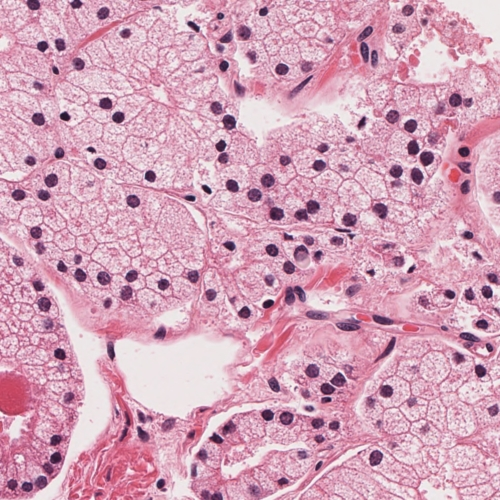
%> input picture Digital-Image-Processing-MATLAB/ts10.jpg, 500 x 500 px
$ octave SaltPepperNoise.m   (GNU Octave 9; MATLAB toolbox functions it lacks are replaced by stand-ins)
%> lines starting %> are read from the running program, lines starting %| are printed output that depends on the picture
%% Read image Grayscale image + Histogram
img = imread('ts10.jpg');
%> img is the input picture: size 500x500x3 uint8; mean R, G, B 212, 162.6, 185.2
gray = rgb2gray(img);
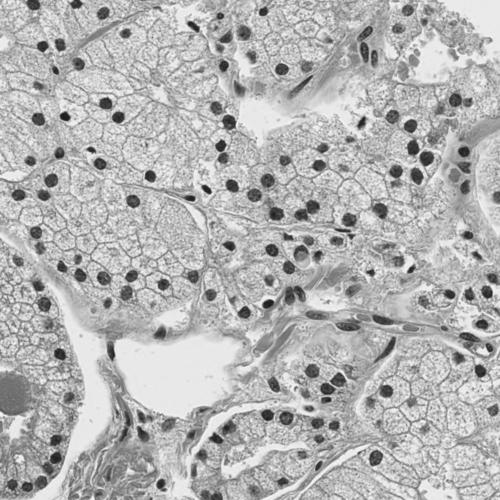
%> gray: size 500x500 uint8; min 28, max 246, mean 180

figure;
subplot(1,2,1);
imshow(gray);
title('Grayscale Image');

subplot(1,2,2);
imhist(gray);
title('Histogram of Grayscale Image');

%% 2. Salt & Pepper Noise + Histogram
noisy = imnoise(gray, 'salt & pepper', 0.105);

figure;
subplot(1,2,1);
imshow(noisy);
title('Image with Salt & Pepper Noise');

subplot(1,2,2);
imhist(noisy);
title('Histogram of Noisy Image');

%% 3. Median Filter + Histogram
median_filtered = medfilt2(noisy, [3 3]);

figure;
subplot(1,2,1);
imshow(median_filtered);
title('Median Filtered Image');

subplot(1,2,2);
imhist(median_filtered);
title('Histogram of Median Filtered Image');

%% 4. Max Filter + Histogram
max_filtered = ordfilt2(noisy, 9, true(3,3));
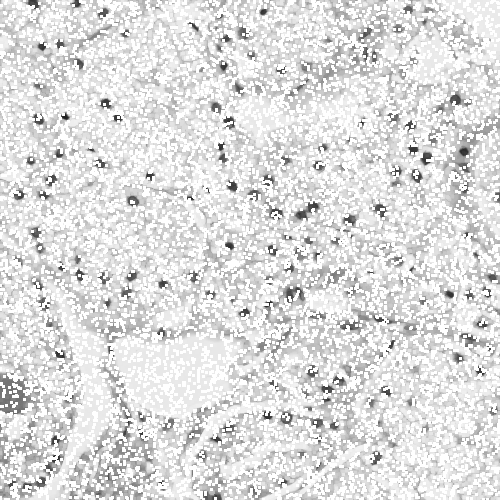
%> max_filtered: size 500x500 uint8; min 33, max 255, mean 222.4

figure;
subplot(1,2,1);
imshow(max_filtered);
title('Max Filtered Image');

subplot(1,2,2);
imhist(max_filtered);
title('Histogram of Max Filtered Image');
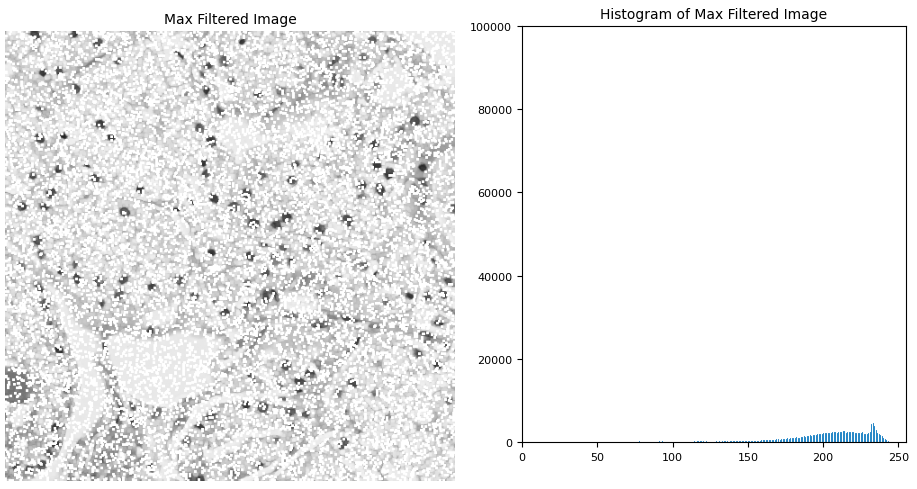
%> figure redrawn from the program's plot data, 2 panels

%% 5. Min Filter + Histogram
min_filtered = ordfilt2(noisy, 1, true(3,3));
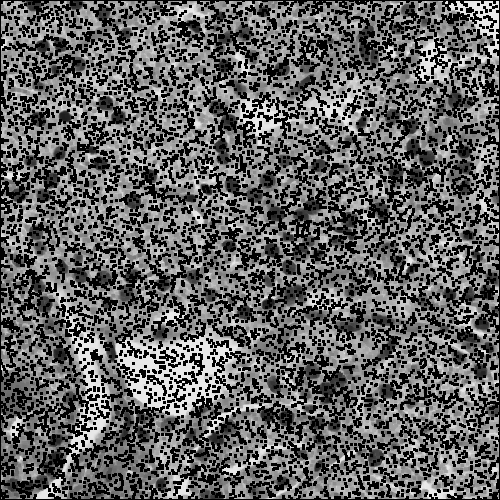
%> min_filtered: size 500x500 uint8; min 0, max 235, mean 95.2

figure;
subplot(1,2,1);
imshow(min_filtered);
title('Min Filtered Image');

subplot(1,2,2);
imhist(min_filtered);
title('Histogram of Min Filtered Image');
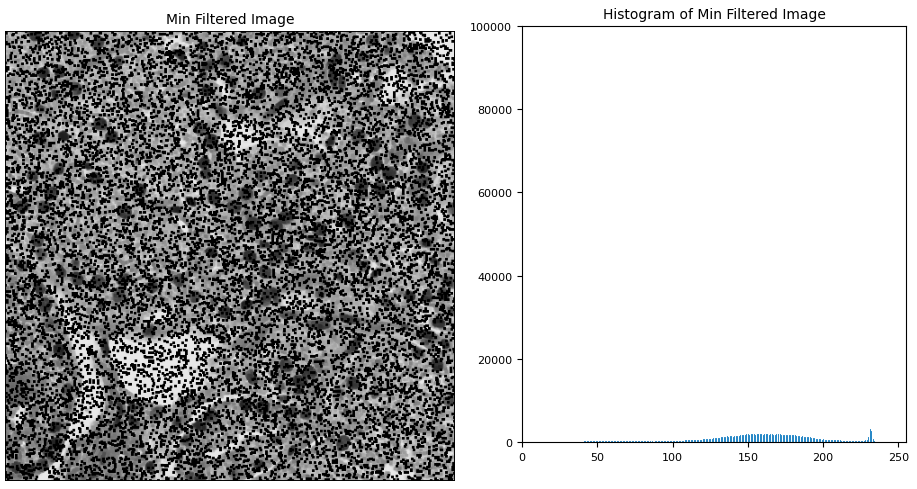
%> figure redrawn from the program's plot data, 2 panels

%% 6. Average (Box) Filter + Histogram
box = ones(3,3) / 9;
avg_filtered = conv2(double(noisy), box, 'same');
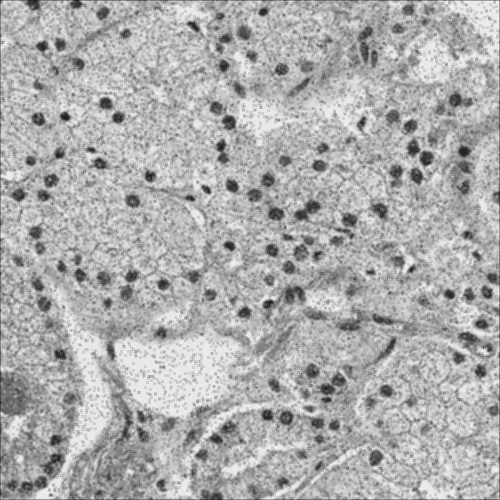
%> avg_filtered: size 500x500 double; min 25.11, max 242.7, mean 173.9
avg_filtered = uint8(avg_filtered);
%> avg_filtered: size 500x500 uint8

figure;
subplot(1,2,1);
imshow(avg_filtered);
title('Average Filtered Image');

subplot(1,2,2);
imhist(avg_filtered);
title('Histogram of Average Filtered Image');
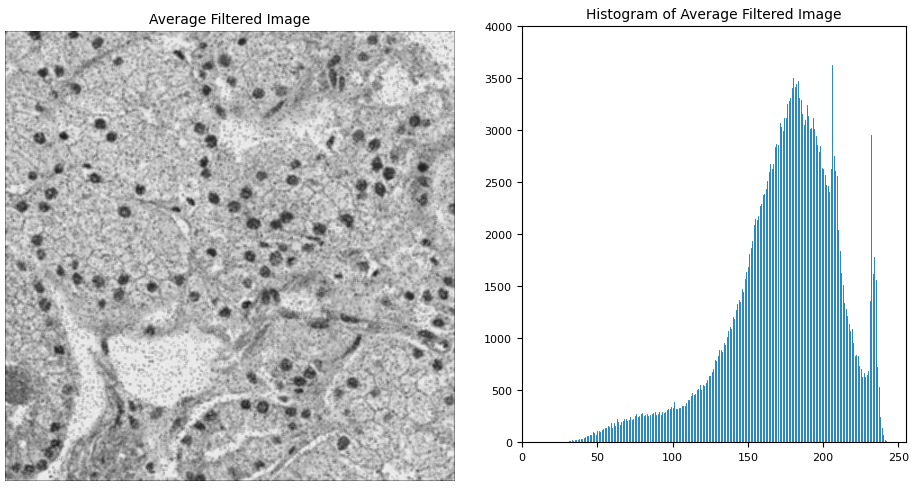
%> figure redrawn from the program's plot data, 2 panels

$ run again, with Digital-Image-Processing-MATLAB/ts1.jpg copied over Digital-Image-Processing-MATLAB/ts10.jpg
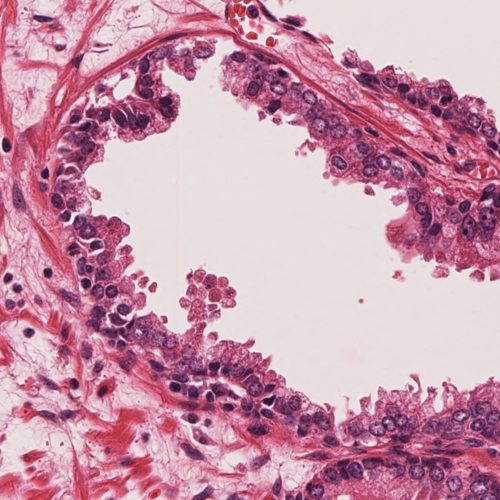
%> input picture Digital-Image-Processing-MATLAB/ts1.jpg, 500 x 500 px
%> img is the input picture: size 500x500x3 uint8; mean R, G, B 201, 150.5, 170.3
%> `avg_filtered = conv2(double(noisy), box, 'same');`:
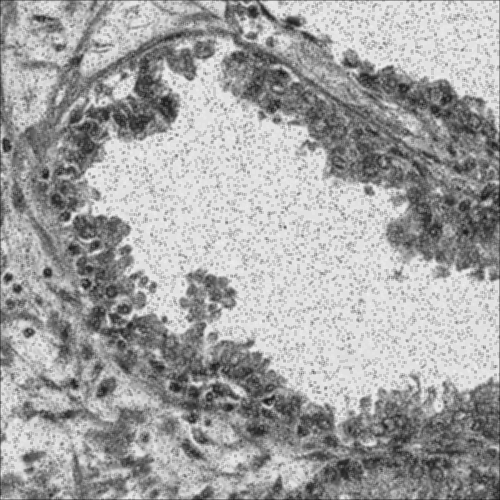
%> avg_filtered: size 500x500 double; min 21.44, max 241.9, mean 163.2
%> `title('Histogram of Average Filtered Image');`:
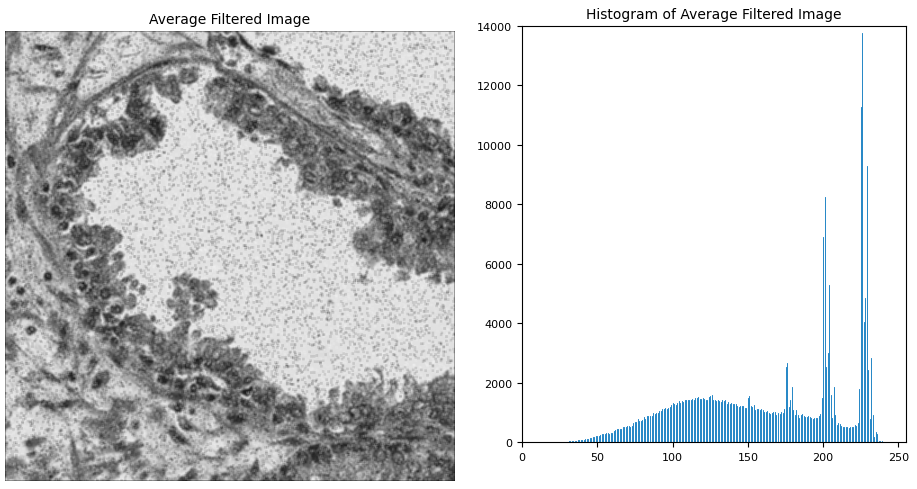
%> figure redrawn from the program's plot data, 2 panels

$ run again, with Digital-Image-Processing-MATLAB/ttrrr.png saved as Digital-Image-Processing-MATLAB/ts10.jpg
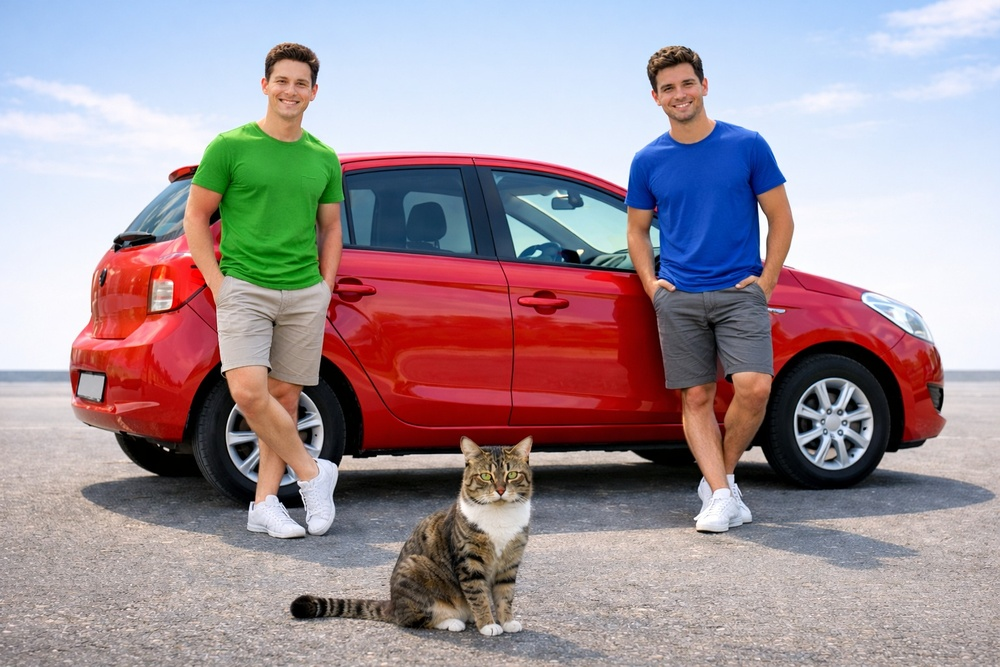
%> input picture Digital-Image-Processing-MATLAB/ttrrr.png, 1000 x 667 px, shrunk from 1536 x 1024 before the run
%> img is the input picture: size 667x1000x3 uint8; mean R, G, B 161.4, 146.1, 153
%> `title('Histogram of Min Filtered Image');`:
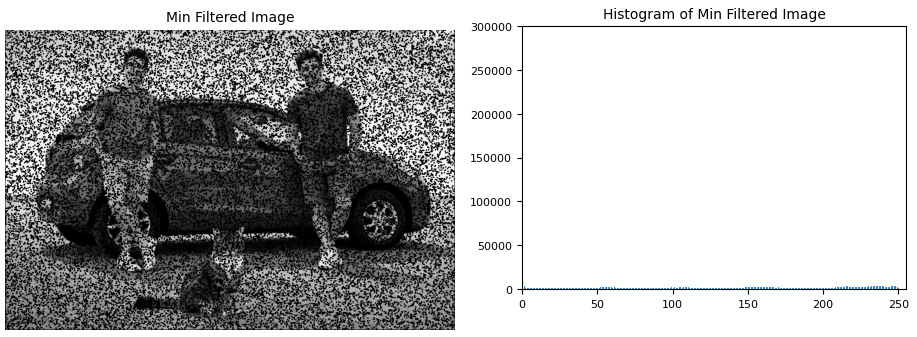
%> figure redrawn from the program's plot data, 2 panels
%> `title('Histogram of Average Filtered Image');`:
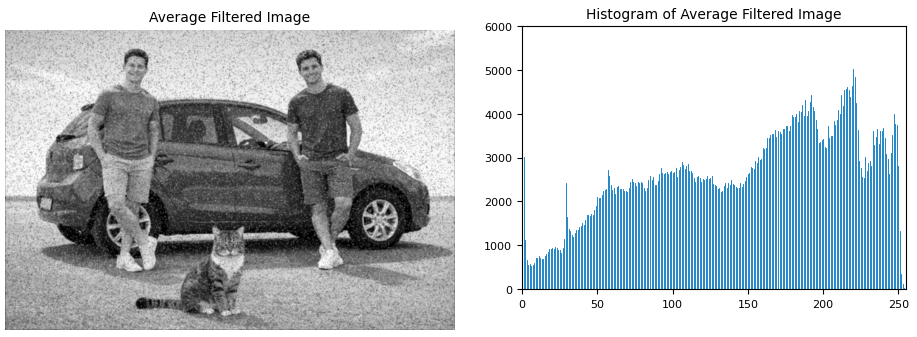
%> figure redrawn from the program's plot data, 2 panels
